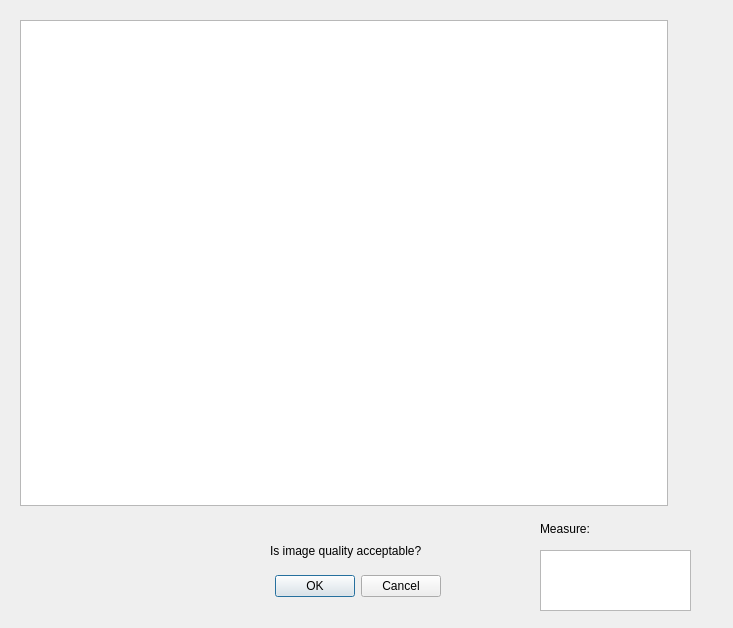
<?xml version="1.0" encoding="UTF-8"?>
<ui version="4.0">
 <class>Dialog</class>
 <widget class="QDialog" name="Dialog">
  <property name="geometry">
   <rect>
    <x>0</x>
    <y>0</y>
    <width>733</width>
    <height>628</height>
   </rect>
  </property>
  <property name="windowTitle">
   <string>Dialog</string>
  </property>
  <widget class="QDialogButtonBox" name="buttonBox">
   <property name="geometry">
    <rect>
     <x>100</x>
     <y>570</y>
     <width>341</width>
     <height>32</height>
    </rect>
   </property>
   <property name="orientation">
    <enum>Qt::Horizontal</enum>
   </property>
   <property name="standardButtons">
    <set>QDialogButtonBox::Cancel|QDialogButtonBox::Ok</set>
   </property>
  </widget>
  <widget class="QGraphicsView" name="graphicsView">
   <property name="geometry">
    <rect>
     <x>20</x>
     <y>20</y>
     <width>648</width>
     <height>486</height>
    </rect>
   </property>
  </widget>
  <widget class="QTextBrowser" name="measure_text">
   <property name="geometry">
    <rect>
     <x>540</x>
     <y>550</y>
     <width>151</width>
     <height>61</height>
    </rect>
   </property>
  </widget>
  <widget class="QLabel" name="label">
   <property name="geometry">
    <rect>
     <x>540</x>
     <y>520</y>
     <width>55</width>
     <height>18</height>
    </rect>
   </property>
   <property name="text">
    <string>Measure:</string>
   </property>
  </widget>
  <widget class="QLabel" name="label_2">
   <property name="geometry">
    <rect>
     <x>270</x>
     <y>540</y>
     <width>171</width>
     <height>21</height>
    </rect>
   </property>
   <property name="text">
    <string>Is image quality acceptable?</string>
   </property>
  </widget>
 </widget>
 <resources/>
 <connections>
  <connection>
   <sender>buttonBox</sender>
   <signal>accepted()</signal>
   <receiver>Dialog</receiver>
   <slot>accept()</slot>
   <hints>
    <hint type="sourcelabel">
     <x>248</x>
     <y>254</y>
    </hint>
    <hint type="destinationlabel">
     <x>157</x>
     <y>274</y>
    </hint>
   </hints>
  </connection>
  <connection>
   <sender>buttonBox</sender>
   <signal>rejected()</signal>
   <receiver>Dialog</receiver>
   <slot>reject()</slot>
   <hints>
    <hint type="sourcelabel">
     <x>316</x>
     <y>260</y>
    </hint>
    <hint type="destinationlabel">
     <x>286</x>
     <y>274</y>
    </hint>
   </hints>
  </connection>
 </connections>
</ui>
